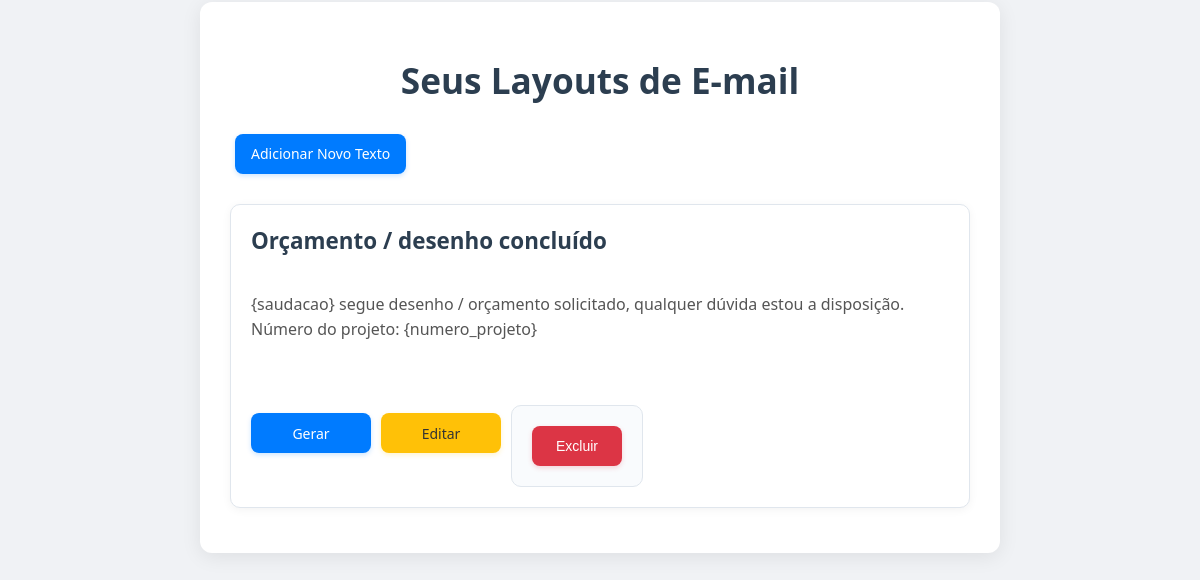
Before: / with the older database file.
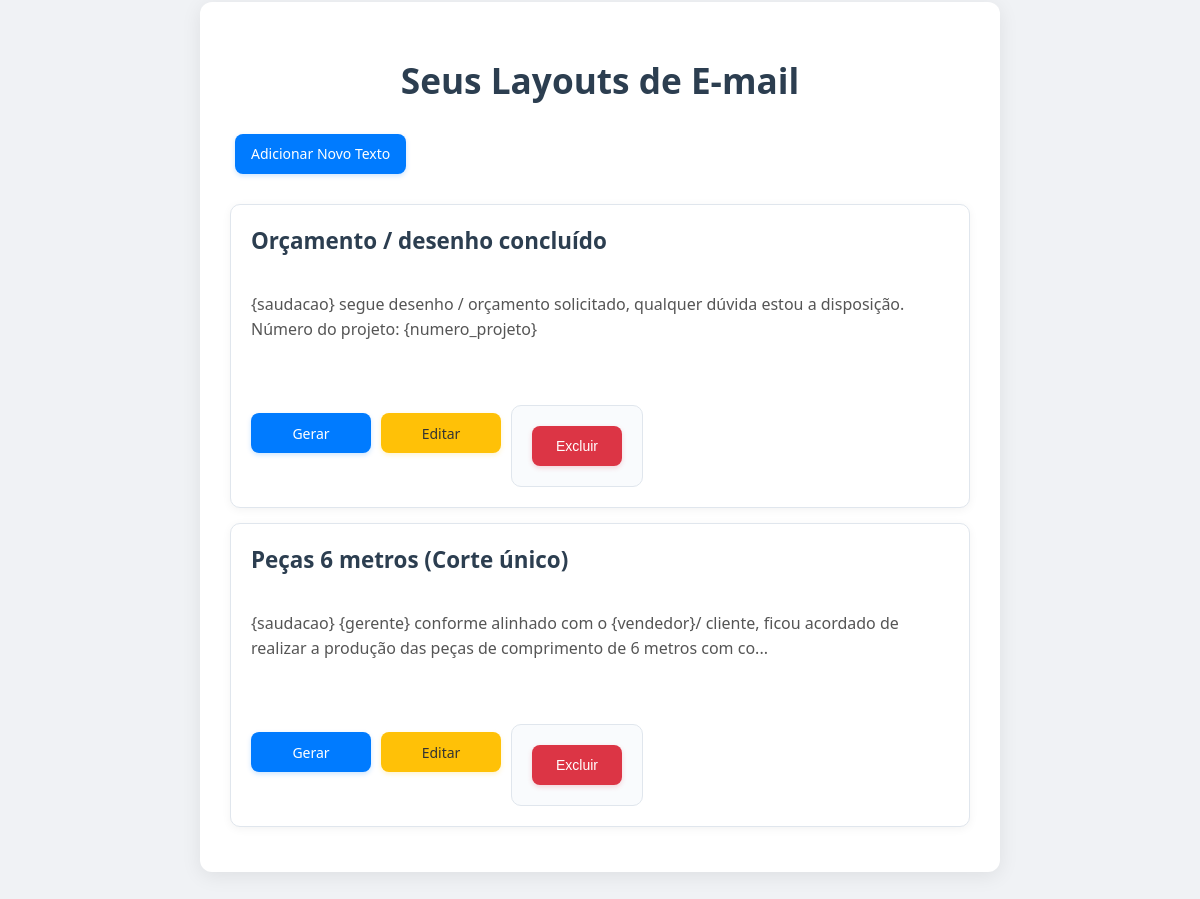
After: the same page with the newer database file.
### tables this page shows
CREATE TABLE texts (
            id INTEGER PRIMARY KEY AUTOINCREMENT,
            name TEXT NOT NULL,
            content TEXT NOT NULL
        );

### app.py (the view)
@app.route('/')
def index():
    conn = get_db_connection()
    texts = conn.execute('SELECT * FROM texts').fetchall()
    conn.close()
    return render_template('index.html', texts=texts)

### app.py (called while the page is built)
def get_db_connection():
    conn = sqlite3.connect('texts.db')
    conn.row_factory = sqlite3.Row
    return conn

### templates/index.html (shortened to what this page needs)
<!DOCTYPE html>
<html lang="pt-br">
<head>
    <link rel="stylesheet" href="{{ url_for('static', filename='css/style.css') }}">
</head>
<body>
    <div class="container">
        <h1>Seus Layouts de E-mail</h1>
        <a href="{{ url_for('add_text') }}" class="button">Adicionar Novo Texto</a>
        <div class="text-list">
            {% for text in texts %}
                <div class="text-item">
                    <h2>{{ text.name }}</h2>
                    <p>{{ text.content | truncate(150, True, '...', 0) }}</p>
                    <div class="actions">
                        <a href="{{ url_for('generate_text', text_id=text.id) }}" class="button">Gerar</a>
                        <a href="{{ url_for('edit_text', text_id=text.id) }}" class="button edit-button">Editar</a>
                        <form action="{{ url_for('delete_text', text_id=text.id) }}" method="POST" style="display:inline;">
                            <button type="submit" class="button delete-button" onclick="return confirm('Tem certeza que deseja excluir este texto?');">Excluir</button>
                        </form>
                    </div>
                </div>
            {% else %}
                <p>Nenhum texto pré-pronto cadastrado ainda. <a href="{{ url_for('add_text') }}">Adicione um!</a></p>
            {% endfor %}
        </div>
    </div>
</body>
</html>

### static/css/style.css (style rules this page uses)
body { font-family: 'Segoe UI', Roboto, 'Helvetica Neue', Arial, sans-serif; background-color: #f0f2f5; color: #333; margin: 0; padding: 2px; display: flex; justify-content: center; align-items: flex-start; min-height: 150vh; }
.container { background-color: #fff; padding: 30px; border-radius: 12px; box-shadow: 0 4px 20px rgba(0, 0, 0, 0.08); width: 100%; max-width: 800px; box-sizing: border-box; }
h1 { color: #2c3e50; text-align: center; margin-bottom: 25px; font-size: 2.2em; font-weight: 600; }
h2 { color: #34495e; margin-bottom: 15px; font-size: 1.5em; font-weight: 500; }
.button { display: inline-flex; justify-content: center; align-items: center; min-width: 100px; height: 40px; background-color: #007bff; color: white; padding: 8px 16px; border: none; border-radius: 8px; cursor: pointer; text-decoration: none; font-size: 14px; font-weight: 500; margin: 5px; transition: all 0.3s ease; box-shadow: 0 2px 5px rgba(0, 123, 255, 0.2); box-sizing: border-box; }
.edit-button { background-color: #ffc107; color: #333; box-shadow: 0 2px 5px rgba(255, 193, 7, 0.2); }
.delete-button { background-color: #dc3545; box-shadow: 0 2px 5px rgba(220, 53, 69, 0.2); }
.text-list { margin-top: 25px; }
.text-item { background-color: #ffffff; border: 1px solid #e0e6ed; padding: 20px; margin-bottom: 15px; border-radius: 10px; display: flex; flex-direction: column; gap: 12px; box-shadow: 0 2px 10px rgba(0, 0, 0, 0.05); transition: transform 0.2s ease, box-shadow 0.2s ease; }
.text-item h2 { margin-top: 0; margin-bottom: 8px; color: #2c3e50; text-align: left; font-size: 1.4em; font-weight: 600; }
.text-item p { margin-bottom: 10px; white-space: pre-wrap; line-height: 1.6; color: #555; }
.text-item .actions { margin-top: 15px; display: flex; gap: 10px; flex-wrap: wrap; justify-content: flex-start; align-items: center; }
.text-item .actions .button { flex: 1; min-width: 90px; max-width: 120px; margin: 0; text-align: center; }
form { display: flex; flex-direction: column; gap: 18px; margin-top: 25px; padding: 20px; background-color: #f9fbfd; border-radius: 10px; border: 1px solid #e0e6ed; }

Changed rows visible on the page:
added texts: name "Peças 6 metros (Corte único)", content "{saudacao} {gerente} conforme alinhado com o {vendedor}/ cliente, ficou acordado de realizar a produção das peças de comprimento de 6 metros com co..."
